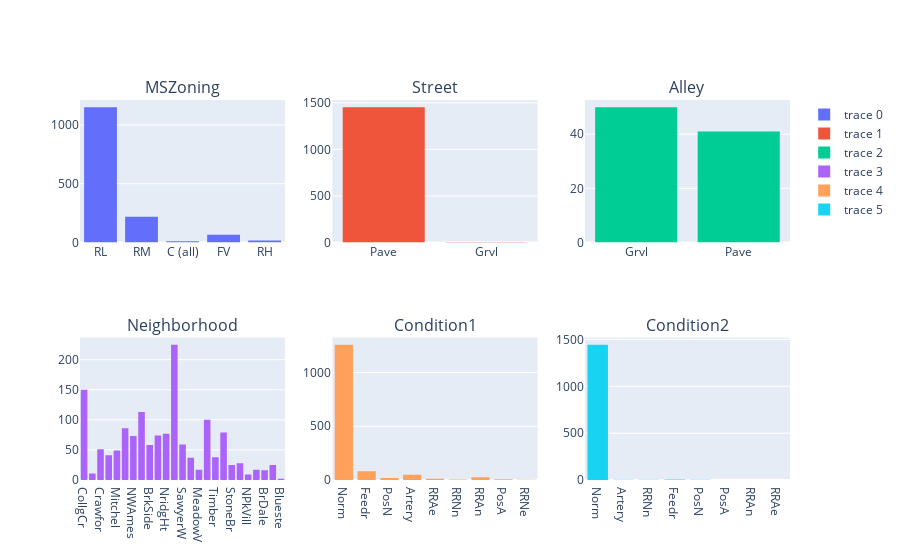

The cell this chart's notebook holds for it:
### Code cell
subs = make_subplots(2,3, subplot_titles=locality)
col_no=0
for r in range(1, 3):
    for c in range(1, 4):
        attr = locality[col_no]
        subs.add_trace(go.Histogram(x=locality_data[attr]), row=r, col=c)
        col_no=col_no+1
subs.show()

### Figure 1 — Plotly figure (JSON) as saved in the notebook; plotly's stock layout.template omitted (floating-point values rounded to 4 significant figures; data arrays with more than 128 entries replaced by an {"elided": "..."} marker saying what was removed)
{"data": [{"type": "histogram", "x": {"elided": "1460 str values"}, "xaxis": "x", "yaxis": "y"}, {"type": "histogram", "x": {"elided": "1460 str values"}, "xaxis": "x2", "yaxis": "y2"}, {"type": "histogram", "x": {"elided": "1460 str values"}, "xaxis": "x3", "yaxis": "y3"}, {"type": "histogram", "x": {"elided": "1460 str values"}, "xaxis": "x4", "yaxis": "y4"}, {"type": "histogram", "x": {"elided": "1460 str values"}, "xaxis": "x5", "yaxis": "y5"}, {"type": "histogram", "x": {"elided": "1460 str values"}, "xaxis": "x6", "yaxis": "y6"}], "layout": {"annotations": [{"font": {"size": 16}, "showarrow": false, "text": "MSZoning", "x": 0.1444, "xanchor": "center", "xref": "paper", "y": 1.0, "yanchor": "bottom", "yref": "paper"}, {"font": {"size": 16}, "showarrow": false, "text": "Street", "x": 0.5, "xanchor": "center", "xref": "paper", "y": 1.0, "yanchor": "bottom", "yref": "paper"}, {"font": {"size": 16}, "showarrow": false, "text": "Alley", "x": 0.8556, "xanchor": "center", "xref": "paper", "y": 1.0, "yanchor": "bottom", "yref": "paper"}, {"font": {"size": 16}, "showarrow": false, "text": "Neighborhood", "x": 0.1444, "xanchor": "center", "xref": "paper", "y": 0.375, "yanchor": "bottom", "yref": "paper"}, {"font": {"size": 16}, "showarrow": false, "text": "Condition1", "x": 0.5, "xanchor": "center", "xref": "paper", "y": 0.375, "yanchor": "bottom", "yref": "paper"}, {"font": {"size": 16}, "showarrow": false, "text": "Condition2", "x": 0.8556, "xanchor": "center", "xref": "paper", "y": 0.375, "yanchor": "bottom", "yref": "paper"}], "xaxis": {"anchor": "y", "domain": [0.0, 0.2889]}, "xaxis2": {"anchor": "y2", "domain": [0.3556, 0.6444]}, "xaxis3": {"anchor": "y3", "domain": [0.7111, 1.0]}, "xaxis4": {"anchor": "y4", "domain": [0.0, 0.2889]}, "xaxis5": {"anchor": "y5", "domain": [0.3556, 0.6444]}, "xaxis6": {"anchor": "y6", "domain": [0.7111, 1.0]}, "yaxis": {"anchor": "x", "domain": [0.625, 1.0]}, "yaxis2": {"anchor": "x2", "domain": [0.625, 1.0]}, "yaxis3": {"anchor": "x3", "domain": [0.625, 1.0]}, "yaxis4": {"anchor": "x4", "domain": [0.0, 0.375]}, "yaxis5": {"anchor": "x5", "domain": [0.0, 0.375]}, "yaxis6": {"anchor": "x6", "domain": [0.0, 0.375]}}}
